Frame 1 (no input): blank canvas, image omitted
Frame 60 (the mouse pressed at the canvas centre just before this capture): blank canvas, image omitted
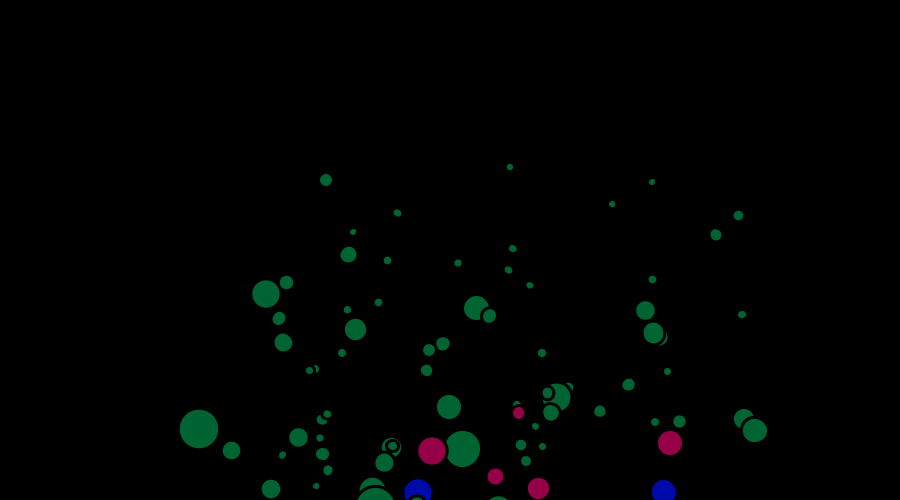
Frame 120 (the mouse held since frame 60 and released just before this capture)

The Processing sketch whose frames 1 and 60 were blank and that drew this single picture after the mouse press (run headless with seeded random() and noise(); from frame 60 on, the mouse is pressed at the canvas centre):

// Processing sketch: processing_147297
// ── processing_147297.pde

Circle[] circles; // array for the objects
int numCircles=100; // number of shapes in simulation
PVector pulse;
boolean pulsed;
 
void setup() {
  size(900,500);
  smooth();
  strokeWeight(3); // boundaries thicker
  circles = new Circle[numCircles]; // create the array of the given size
  for (int i=0; i<numCircles; i++) {
    // now create squares according to the given definition, use random numbers as values
    circles[i] = new Circle(50+random(500),50+random(380),random(10,50),random(0.01,0.1),random(255));
  }
  pulsed = false;
}
 
void draw() {
  background(0); // repaint a white background in each frame
  for (int i=0; i<numCircles; i++) {
    circles[i].render(); // tell every square to repaint itself (after rotating a bit)
  }
  pulsed = false;
}

void mousePresed() {
  pulse = new PVector(mouseX*2, mouseY*2);
  pulsed = true;
}
 
class Circle {
  float x, y; // position
  float angle=0; // angle
  float w; // width=height
  float s; // speed of rotation
  float c; // grey value
   
  Circle(float x, float y, float w, float s, float c) {
    // assign the randomly created values to the class variables to remember them for painting
    this.x=x;
    this.y=y;
    this.c=c;
    this.w=w;
    this.s=s;
  }
   
  void render() {
    fill(c); // set the gray value as color to fill
    angle += s/20; // adjust the angle according to the rotation speed s
    pushMatrix(); // used for local transformation
    translate(x,y); // the center of the local coordinate system is the center of the shape
    rotate(angle); // rotate the coordinate system
    fill(0,100, 50);
    ellipse(mouseY-w/10,mouseY-w/.2,mouseX/w,mouseX/w); // draw the planet
    fill(0,10, 170);
    ellipse(mouseX+w/10,mouseY+w/.2,mouseX/w,mouseX/w);
    fill(150, 0, 70);
    ellipse(mouseX+w/5,mouseY+w/.5,mouseX/w,mouseX/w);
    fill(50, 170, 20);
    ellipse(mouseX+w/20,mouseY+w/.1,mouseX/w,mouseX/w);
   
    popMatrix(); // used for local transformation
  }
}
